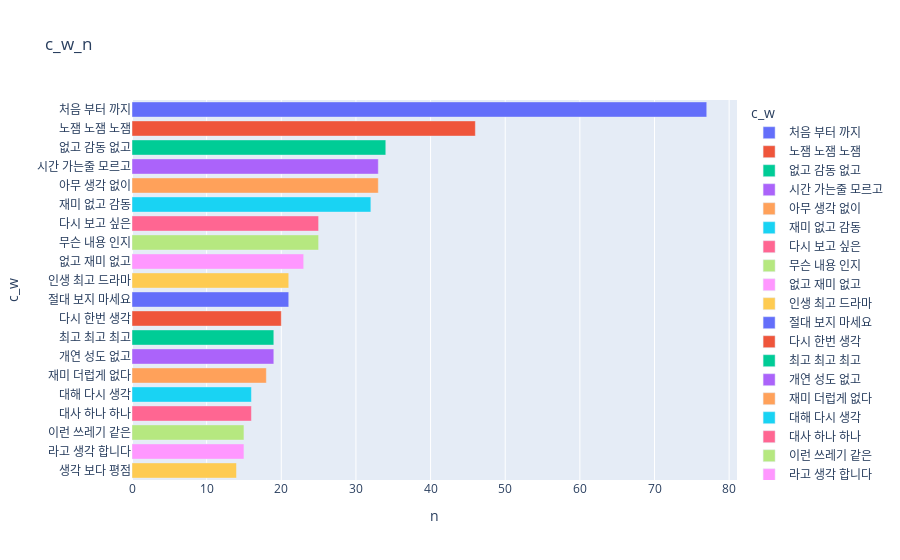

Here is the notebook cell this chart was saved with:
### Code cell
ck2_data=dict(N_그램_표현(df_d.document,20,3))
v_df1=pd.DataFrame(columns=['c_w','n'])
v_df1['c_w']=list(ck2_data.keys())
v_df1['n']=list(ck2_data.values())
fig=px.bar(v_df1,x='n',y='c_w',orientation='h',title='c_w_n',color='c_w')#orientation:동작 형식
fig.show()

### Figure 1 — Plotly figure (JSON) as saved in the notebook; plotly's stock layout.template omitted (floating-point values rounded to 4 significant figures)
{"data": [{"alignmentgroup": "True", "hovertemplate": "c_w=%{y}<br>n=%{x}<extra></extra>", "legendgroup": "처음 부터 까지", "marker": {"color": "#636efa", "pattern": {"shape": ""}}, "name": "처음 부터 까지", "offsetgroup": "처음 부터 까지", "orientation": "h", "showlegend": true, "textposition": "auto", "type": "bar", "x": [77], "xaxis": "x", "y": ["처음 부터 까지"], "yaxis": "y"}, {"alignmentgroup": "True", "hovertemplate": "c_w=%{y}<br>n=%{x}<extra></extra>", "legendgroup": "노잼 노잼 노잼", "marker": {"color": "#EF553B", "pattern": {"shape": ""}}, "name": "노잼 노잼 노잼", "offsetgroup": "노잼 노잼 노잼", "orientation": "h", "showlegend": true, "textposition": "auto", "type": "bar", "x": [46], "xaxis": "x", "y": ["노잼 노잼 노잼"], "yaxis": "y"}, {"alignmentgroup": "True", "hovertemplate": "c_w=%{y}<br>n=%{x}<extra></extra>", "legendgroup": "없고 감동 없고", "marker": {"color": "#00cc96", "pattern": {"shape": ""}}, "name": "없고 감동 없고", "offsetgroup": "없고 감동 없고", "orientation": "h", "showlegend": true, "textposition": "auto", "type": "bar", "x": [34], "xaxis": "x", "y": ["없고 감동 없고"], "yaxis": "y"}, {"alignmentgroup": "True", "hovertemplate": "c_w=%{y}<br>n=%{x}<extra></extra>", "legendgroup": "시간 가는줄 모르고", "marker": {"color": "#ab63fa", "pattern": {"shape": ""}}, "name": "시간 가는줄 모르고", "offsetgroup": "시간 가는줄 모르고", "orientation": "h", "showlegend": true, "textposition": "auto", "type": "bar", "x": [33], "xaxis": "x", "y": ["시간 가는줄 모르고"], "yaxis": "y"}, {"alignmentgroup": "True", "hovertemplate": "c_w=%{y}<br>n=%{x}<extra></extra>", "legendgroup": "아무 생각 없이", "marker": {"color": "#FFA15A", "pattern": {"shape": ""}}, "name": "아무 생각 없이", "offsetgroup": "아무 생각 없이", "orientation": "h", "showlegend": true, "textposition": "auto", "type": "bar", "x": [33], "xaxis": "x", "y": ["아무 생각 없이"], "yaxis": "y"}, {"alignmentgroup": "True", "hovertemplate": "c_w=%{y}<br>n=%{x}<extra></extra>", "legendgroup": "재미 없고 감동", "marker": {"color": "#19d3f3", "pattern": {"shape": ""}}, "name": "재미 없고 감동", "offsetgroup": "재미 없고 감동", "orientation": "h", "showlegend": true, "textposition": "auto", "type": "bar", "x": [32], "xaxis": "x", "y": ["재미 없고 감동"], "yaxis": "y"}, {"alignmentgroup": "True", "hovertemplate": "c_w=%{y}<br>n=%{x}<extra></extra>", "legendgroup": "다시 보고 싶은", "marker": {"color": "#FF6692", "pattern": {"shape": ""}}, "name": "다시 보고 싶은", "offsetgroup": "다시 보고 싶은", "orientation": "h", "showlegend": true, "textposition": "auto", "type": "bar", "x": [25], "xaxis": "x", "y": ["다시 보고 싶은"], "yaxis": "y"}, {"alignmentgroup": "True", "hovertemplate": "c_w=%{y}<br>n=%{x}<extra></extra>", "legendgroup": "무슨 내용 인지", "marker": {"color": "#B6E880", "pattern": {"shape": ""}}, "name": "무슨 내용 인지", "offsetgroup": "무슨 내용 인지", "orientation": "h", "showlegend": true, "textposition": "auto", "type": "bar", "x": [25], "xaxis": "x", "y": ["무슨 내용 인지"], "yaxis": "y"}, {"alignmentgroup": "True", "hovertemplate": "c_w=%{y}<br>n=%{x}<extra></extra>", "legendgroup": "없고 재미 없고", "marker": {"color": "#FF97FF", "pattern": {"shape": ""}}, "name": "없고 재미 없고", "offsetgroup": "없고 재미 없고", "orientation": "h", "showlegend": true, "textposition": "auto", "type": "bar", "x": [23], "xaxis": "x", "y": ["없고 재미 없고"], "yaxis": "y"}, {"alignmentgroup": "True", "hovertemplate": "c_w=%{y}<br>n=%{x}<extra></extra>", "legendgroup": "인생 최고 드라마", "marker": {"color": "#FECB52", "pattern": {"shape": ""}}, "name": "인생 최고 드라마", "offsetgroup": "인생 최고 드라마", "orientation": "h", "showlegend": true, "textposition": "auto", "type": "bar", "x": [21], "xaxis": "x", "y": ["인생 최고 드라마"], "yaxis": "y"}, {"alignmentgroup": "True", "hovertemplate": "c_w=%{y}<br>n=%{x}<extra></extra>", "legendgroup": "절대 보지 마세요", "marker": {"color": "#636efa", "pattern": {"shape": ""}}, "name": "절대 보지 마세요", "offsetgroup": "절대 보지 마세요", "orientation": "h", "showlegend": true, "textposition": "auto", "type": "bar", "x": [21], "xaxis": "x", "y": ["절대 보지 마세요"], "yaxis": "y"}, {"alignmentgroup": "True", "hovertemplate": "c_w=%{y}<br>n=%{x}<extra></extra>", "legendgroup": "다시 한번 생각", "marker": {"color": "#EF553B", "pattern": {"shape": ""}}, "name": "다시 한번 생각", "offsetgroup": "다시 한번 생각", "orientation": "h", "showlegend": true, "textposition": "auto", "type": "bar", "x": [20], "xaxis": "x", "y": ["다시 한번 생각"], "yaxis": "y"}, {"alignmentgroup": "True", "hovertemplate": "c_w=%{y}<br>n=%{x}<extra></extra>", "legendgroup": "최고 최고 최고", "marker": {"color": "#00cc96", "pattern": {"shape": ""}}, "name": "최고 최고 최고", "offsetgroup": "최고 최고 최고", "orientation": "h", "showlegend": true, "textposition": "auto", "type": "bar", "x": [19], "xaxis": "x", "y": ["최고 최고 최고"], "yaxis": "y"}, {"alignmentgroup": "True", "hovertemplate": "c_w=%{y}<br>n=%{x}<extra></extra>", "legendgroup": "개연 성도 없고", "marker": {"color": "#ab63fa", "pattern": {"shape": ""}}, "name": "개연 성도 없고", "offsetgroup": "개연 성도 없고", "orientation": "h", "showlegend": true, "textposition": "auto", "type": "bar", "x": [19], "xaxis": "x", "y": ["개연 성도 없고"], "yaxis": "y"}, {"alignmentgroup": "True", "hovertemplate": "c_w=%{y}<br>n=%{x}<extra></extra>", "legendgroup": "재미 더럽게 없다", "marker": {"color": "#FFA15A", "pattern": {"shape": ""}}, "name": "재미 더럽게 없다", "offsetgroup": "재미 더럽게 없다", "orientation": "h", "showlegend": true, "textposition": "auto", "type": "bar", "x": [18], "xaxis": "x", "y": ["재미 더럽게 없다"], "yaxis": "y"}, {"alignmentgroup": "True", "hovertemplate": "c_w=%{y}<br>n=%{x}<extra></extra>", "legendgroup": "대해 다시 생각", "marker": {"color": "#19d3f3", "pattern": {"shape": ""}}, "name": "대해 다시 생각", "offsetgroup": "대해 다시 생각", "orientation": "h", "showlegend": true, "textposition": "auto", "type": "bar", "x": [16], "xaxis": "x", "y": ["대해 다시 생각"], "yaxis": "y"}, {"alignmentgroup": "True", "hovertemplate": "c_w=%{y}<br>n=%{x}<extra></extra>", "legendgroup": "대사 하나 하나", "marker": {"color": "#FF6692", "pattern": {"shape": ""}}, "name": "대사 하나 하나", "offsetgroup": "대사 하나 하나", "orientation": "h", "showlegend": true, "textposition": "auto", "type": "bar", "x": [16], "xaxis": "x", "y": ["대사 하나 하나"], "yaxis": "y"}, {"alignmentgroup": "True", "hovertemplate": "c_w=%{y}<br>n=%{x}<extra></extra>", "legendgroup": "이런 쓰레기 같은", "marker": {"color": "#B6E880", "pattern": {"shape": ""}}, "name": "이런 쓰레기 같은", "offsetgroup": "이런 쓰레기 같은", "orientation": "h", "showlegend": true, "textposition": "auto", "type": "bar", "x": [15], "xaxis": "x", "y": ["이런 쓰레기 같은"], "yaxis": "y"}, {"alignmentgroup": "True", "hovertemplate": "c_w=%{y}<br>n=%{x}<extra></extra>", "legendgroup": "라고 생각 합니다", "marker": {"color": "#FF97FF", "pattern": {"shape": ""}}, "name": "라고 생각 합니다", "offsetgroup": "라고 생각 합니다", "orientation": "h", "showlegend": true, "textposition": "auto", "type": "bar", "x": [15], "xaxis": "x", "y": ["라고 생각 합니다"], "yaxis": "y"}, {"alignmentgroup": "True", "hovertemplate": "c_w=%{y}<br>n=%{x}<extra></extra>", "legendgroup": "생각 보다 평점", "marker": {"color": "#FECB52", "pattern": {"shape": ""}}, "name": "생각 보다 평점", "offsetgroup": "생각 보다 평점", "orientation": "h", "showlegend": true, "textposition": "auto", "type": "bar", "x": [14], "xaxis": "x", "y": ["생각 보다 평점"], "yaxis": "y"}], "layout": {"barmode": "relative", "legend": {"title": {"text": "c_w"}, "tracegroupgap": 0}, "title": {"text": "c_w_n"}, "xaxis": {"anchor": "y", "domain": [0, 1], "title": {"text": "n"}}, "yaxis": {"anchor": "x", "categoryarray": ["생각 보다 평점", "라고 생각 합니다", "이런 쓰레기 같은", "대사 하나 하나", "대해 다시 생각", "재미 더럽게 없다", "개연 성도 없고", "최고 최고 최고", "다시 한번 생각", "절대 보지 마세요", "인생 최고 드라마", "없고 재미 없고", "무슨 내용 인지", "다시 보고 싶은", "재미 없고 감동", "아무 생각 없이", "시간 가는줄 모르고", "없고 감동 없고", "노잼 노잼 노잼", "처음 부터 까지"], "categoryorder": "array", "domain": [0, 1], "title": {"text": "c_w"}}}}
